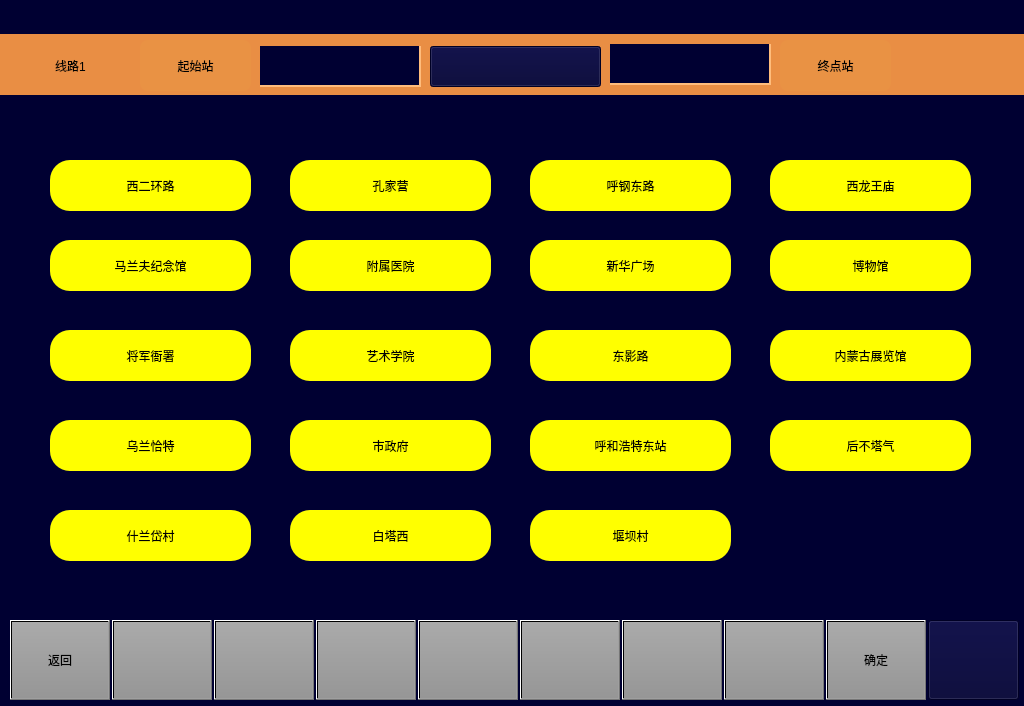
<?xml version="1.0" encoding="UTF-8"?>
<ui version="4.0">
 <class>VehicleSetStationPage</class>
 <widget class="QWidget" name="VehicleSetStationPage">
  <property name="geometry">
   <rect>
    <x>0</x>
    <y>0</y>
    <width>1024</width>
    <height>706</height>
   </rect>
  </property>
  <property name="windowTitle">
   <string>Form</string>
  </property>
  <property name="styleSheet">
   <string notr="true">background-color: rgb(0, 0, 50);</string>
  </property>
  <widget class="QPushButton" name="BTN7">
   <property name="geometry">
    <rect>
     <x>622</x>
     <y>620</y>
     <width>100</width>
     <height>80</height>
    </rect>
   </property>
   <property name="focusPolicy">
    <enum>Qt::NoFocus</enum>
   </property>
   <property name="styleSheet">
    <string notr="true">	font: 20px, &quot;微软雅黑&quot;;
    color: black;
	transparent;background:qlineargradient(spread:pad,x1:0,y1:0,x2:0,y2:1,stop:0 rgba(170,170,170,255),stop:1 rgba(150,150,150,255));
</string>
   </property>
   <property name="text">
    <string/>
   </property>
  </widget>
  <widget class="QPushButton" name="BTN3">
   <property name="geometry">
    <rect>
     <x>214</x>
     <y>620</y>
     <width>100</width>
     <height>80</height>
    </rect>
   </property>
   <property name="focusPolicy">
    <enum>Qt::NoFocus</enum>
   </property>
   <property name="styleSheet">
    <string notr="true">	font: 20px, &quot;微软雅黑&quot;;
    color: black;
	transparent;background:qlineargradient(spread:pad,x1:0,y1:0,x2:0,y2:1,stop:0 rgba(170,170,170,255),stop:1 rgba(150,150,150,255));
</string>
   </property>
   <property name="text">
    <string/>
   </property>
  </widget>
  <widget class="QPushButton" name="BTN1">
   <property name="geometry">
    <rect>
     <x>10</x>
     <y>620</y>
     <width>100</width>
     <height>80</height>
    </rect>
   </property>
   <property name="focusPolicy">
    <enum>Qt::NoFocus</enum>
   </property>
   <property name="styleSheet">
    <string notr="true">font: 20px, &quot;微软雅黑&quot;;color: black;transparent;background:qlineargradient(spread:pad,x1:0,y1:0,x2:0,y2:1,stop:0 rgba(170,170,170,255),stop:1 rgba(150,150,150,255));</string>
   </property>
   <property name="text">
    <string>返回</string>
   </property>
  </widget>
  <widget class="QPushButton" name="BTNHome">
   <property name="geometry">
    <rect>
     <x>928</x>
     <y>620</y>
     <width>91</width>
     <height>80</height>
    </rect>
   </property>
   <property name="focusPolicy">
    <enum>Qt::NoFocus</enum>
   </property>
   <property name="styleSheet">
    <string notr="true">border-image: url(:/images/image/Home.png);</string>
   </property>
   <property name="text">
    <string/>
   </property>
  </widget>
  <widget class="QPushButton" name="BTN4">
   <property name="geometry">
    <rect>
     <x>316</x>
     <y>620</y>
     <width>100</width>
     <height>80</height>
    </rect>
   </property>
   <property name="focusPolicy">
    <enum>Qt::NoFocus</enum>
   </property>
   <property name="styleSheet">
    <string notr="true">	font: 20px, &quot;微软雅黑&quot;;
    color: black;
	transparent;background:qlineargradient(spread:pad,x1:0,y1:0,x2:0,y2:1,stop:0 rgba(170,170,170,255),stop:1 rgba(150,150,150,255));
</string>
   </property>
   <property name="text">
    <string/>
   </property>
  </widget>
  <widget class="QPushButton" name="BTN8">
   <property name="geometry">
    <rect>
     <x>724</x>
     <y>620</y>
     <width>100</width>
     <height>80</height>
    </rect>
   </property>
   <property name="focusPolicy">
    <enum>Qt::NoFocus</enum>
   </property>
   <property name="styleSheet">
    <string notr="true">	font: 20px, &quot;微软雅黑&quot;;
    color: black;
	transparent;background:qlineargradient(spread:pad,x1:0,y1:0,x2:0,y2:1,stop:0 rgba(170,170,170,255),stop:1 rgba(150,150,150,255));
</string>
   </property>
   <property name="text">
    <string/>
   </property>
  </widget>
  <widget class="QPushButton" name="BTN9">
   <property name="geometry">
    <rect>
     <x>826</x>
     <y>620</y>
     <width>100</width>
     <height>80</height>
    </rect>
   </property>
   <property name="focusPolicy">
    <enum>Qt::NoFocus</enum>
   </property>
   <property name="styleSheet">
    <string notr="true">	font: 20px, &quot;微软雅黑&quot;;
    color: black;
	transparent;background:qlineargradient(spread:pad,x1:0,y1:0,x2:0,y2:1,stop:0 rgba(170,170,170,255),stop:1 rgba(150,150,150,255));
</string>
   </property>
   <property name="text">
    <string>确定</string>
   </property>
  </widget>
  <widget class="QPushButton" name="BTN5">
   <property name="geometry">
    <rect>
     <x>418</x>
     <y>620</y>
     <width>100</width>
     <height>80</height>
    </rect>
   </property>
   <property name="focusPolicy">
    <enum>Qt::NoFocus</enum>
   </property>
   <property name="styleSheet">
    <string notr="true">	font: 20px, &quot;微软雅黑&quot;;
    color: black;
	transparent;background:qlineargradient(spread:pad,x1:0,y1:0,x2:0,y2:1,stop:0 rgba(170,170,170,255),stop:1 rgba(150,150,150,255));
</string>
   </property>
   <property name="text">
    <string/>
   </property>
  </widget>
  <widget class="QPushButton" name="BTN6">
   <property name="geometry">
    <rect>
     <x>520</x>
     <y>620</y>
     <width>100</width>
     <height>80</height>
    </rect>
   </property>
   <property name="focusPolicy">
    <enum>Qt::NoFocus</enum>
   </property>
   <property name="styleSheet">
    <string notr="true">	font: 20px, &quot;微软雅黑&quot;;
    color: black;
	transparent;background:qlineargradient(spread:pad,x1:0,y1:0,x2:0,y2:1,stop:0 rgba(170,170,170,255),stop:1 rgba(150,150,150,255));
</string>
   </property>
   <property name="text">
    <string/>
   </property>
  </widget>
  <widget class="QPushButton" name="BTN2">
   <property name="geometry">
    <rect>
     <x>112</x>
     <y>620</y>
     <width>100</width>
     <height>80</height>
    </rect>
   </property>
   <property name="focusPolicy">
    <enum>Qt::NoFocus</enum>
   </property>
   <property name="styleSheet">
    <string notr="true">font: 20px, &quot;微软雅黑&quot;;color: black;transparent;background:qlineargradient(spread:pad,x1:0,y1:0,x2:0,y2:1,stop:0 rgba(170,170,170,255),stop:1 rgba(150,150,150,255));</string>
   </property>
   <property name="text">
    <string/>
   </property>
  </widget>
  <widget class="QLabel" name="lbl_background">
   <property name="geometry">
    <rect>
     <x>0</x>
     <y>34</y>
     <width>1024</width>
     <height>61</height>
    </rect>
   </property>
   <property name="styleSheet">
    <string notr="true">background-color: rgb(233, 142, 68);</string>
   </property>
   <property name="text">
    <string/>
   </property>
  </widget>
  <widget class="QLabel" name="lbl_line">
   <property name="geometry">
    <rect>
     <x>15</x>
     <y>40</y>
     <width>111</width>
     <height>51</height>
    </rect>
   </property>
   <property name="layoutDirection">
    <enum>Qt::LeftToRight</enum>
   </property>
   <property name="styleSheet">
    <string notr="true">background-color: rgb(233, 142, 68);
font:24px &quot;微软雅黑&quot;;</string>
   </property>
   <property name="text">
    <string>线路1</string>
   </property>
   <property name="alignment">
    <set>Qt::AlignCenter</set>
   </property>
  </widget>
  <widget class="QPushButton" name="BTNOriginStation">
   <property name="geometry">
    <rect>
     <x>140</x>
     <y>40</y>
     <width>111</width>
     <height>51</height>
    </rect>
   </property>
   <property name="styleSheet">
    <string notr="true">font:24px &quot;微软雅黑&quot;;
border-radius:8px;
background-color: rgb(233, 146, 68);</string>
   </property>
   <property name="text">
    <string>起始站</string>
   </property>
  </widget>
  <widget class="QLabel" name="lbl_OriginStation">
   <property name="geometry">
    <rect>
     <x>260</x>
     <y>46</y>
     <width>161</width>
     <height>41</height>
    </rect>
   </property>
   <property name="styleSheet">
    <string notr="true">color: rgb(255, 255, 255);
border-right: 2px solid rgb(255,188,124);
border-bottom:2px solid rgb(255,188,124);
font:24px &quot;微软雅黑&quot;;</string>
   </property>
   <property name="text">
    <string/>
   </property>
   <property name="alignment">
    <set>Qt::AlignCenter</set>
   </property>
  </widget>
  <widget class="QLabel" name="lbl_Terminal">
   <property name="geometry">
    <rect>
     <x>610</x>
     <y>44</y>
     <width>161</width>
     <height>41</height>
    </rect>
   </property>
   <property name="styleSheet">
    <string notr="true">color: rgb(255, 255, 255);
border-right: 2px solid rgb(255,188,124);
border-bottom:2px solid rgb(255,188,124);
font:24px &quot;微软雅黑&quot;;</string>
   </property>
   <property name="text">
    <string/>
   </property>
   <property name="alignment">
    <set>Qt::AlignCenter</set>
   </property>
  </widget>
  <widget class="QPushButton" name="BTNTerminal">
   <property name="geometry">
    <rect>
     <x>780</x>
     <y>40</y>
     <width>111</width>
     <height>51</height>
    </rect>
   </property>
   <property name="styleSheet">
    <string notr="true">font:24px &quot;微软雅黑&quot;;
border-radius:8px;
background-color: rgb(233, 146, 68);</string>
   </property>
   <property name="text">
    <string>终点站</string>
   </property>
  </widget>
  <widget class="QPushButton" name="BTNStation1">
   <property name="geometry">
    <rect>
     <x>50</x>
     <y>160</y>
     <width>201</width>
     <height>51</height>
    </rect>
   </property>
   <property name="styleSheet">
    <string notr="true">border-radius:20px;
color: rgb(0, 0, 0);
background-color: rgb(255, 255, 0);
font:20px &quot;微软雅黑&quot;;</string>
   </property>
   <property name="text">
    <string>西二环路</string>
   </property>
  </widget>
  <widget class="QPushButton" name="BTNStation2">
   <property name="geometry">
    <rect>
     <x>290</x>
     <y>160</y>
     <width>201</width>
     <height>51</height>
    </rect>
   </property>
   <property name="styleSheet">
    <string notr="true">border-radius:20px;
color: rgb(0, 0, 0);
background-color: rgb(255, 255, 0);
font:20px &quot;微软雅黑&quot;;</string>
   </property>
   <property name="text">
    <string>孔家营</string>
   </property>
  </widget>
  <widget class="QPushButton" name="BTNStation3">
   <property name="geometry">
    <rect>
     <x>530</x>
     <y>160</y>
     <width>201</width>
     <height>51</height>
    </rect>
   </property>
   <property name="styleSheet">
    <string notr="true">border-radius:20px;
color: rgb(0, 0, 0);
background-color: rgb(255, 255, 0);
font:20px &quot;微软雅黑&quot;;</string>
   </property>
   <property name="text">
    <string>呼钢东路</string>
   </property>
  </widget>
  <widget class="QPushButton" name="BTNStation4">
   <property name="geometry">
    <rect>
     <x>770</x>
     <y>160</y>
     <width>201</width>
     <height>51</height>
    </rect>
   </property>
   <property name="styleSheet">
    <string notr="true">border-radius:20px;
color: rgb(0, 0, 0);
background-color: rgb(255, 255, 0);
font:20px &quot;微软雅黑&quot;;</string>
   </property>
   <property name="text">
    <string>西龙王庙</string>
   </property>
  </widget>
  <widget class="QPushButton" name="BTNStation7">
   <property name="geometry">
    <rect>
     <x>530</x>
     <y>240</y>
     <width>201</width>
     <height>51</height>
    </rect>
   </property>
   <property name="styleSheet">
    <string notr="true">border-radius:20px;
color: rgb(0, 0, 0);
background-color: rgb(255, 255, 0);
font:20px &quot;微软雅黑&quot;;</string>
   </property>
   <property name="text">
    <string>新华广场</string>
   </property>
  </widget>
  <widget class="QPushButton" name="BTNStation6">
   <property name="geometry">
    <rect>
     <x>290</x>
     <y>240</y>
     <width>201</width>
     <height>51</height>
    </rect>
   </property>
   <property name="styleSheet">
    <string notr="true">border-radius:20px;
color: rgb(0, 0, 0);
background-color: rgb(255, 255, 0);
font:20px &quot;微软雅黑&quot;;</string>
   </property>
   <property name="text">
    <string>附属医院</string>
   </property>
  </widget>
  <widget class="QPushButton" name="BTNStation5">
   <property name="geometry">
    <rect>
     <x>50</x>
     <y>240</y>
     <width>201</width>
     <height>51</height>
    </rect>
   </property>
   <property name="styleSheet">
    <string notr="true">border-radius:20px;
color: rgb(0, 0, 0);
background-color: rgb(255, 255, 0);
font:20px &quot;微软雅黑&quot;;</string>
   </property>
   <property name="text">
    <string>马兰夫纪念馆</string>
   </property>
  </widget>
  <widget class="QPushButton" name="BTNStation8">
   <property name="geometry">
    <rect>
     <x>770</x>
     <y>240</y>
     <width>201</width>
     <height>51</height>
    </rect>
   </property>
   <property name="styleSheet">
    <string notr="true">border-radius:20px;
color: rgb(0, 0, 0);
background-color: rgb(255, 255, 0);
font:20px &quot;微软雅黑&quot;;</string>
   </property>
   <property name="text">
    <string>博物馆</string>
   </property>
  </widget>
  <widget class="QPushButton" name="BTNStation11">
   <property name="geometry">
    <rect>
     <x>530</x>
     <y>330</y>
     <width>201</width>
     <height>51</height>
    </rect>
   </property>
   <property name="styleSheet">
    <string notr="true">border-radius:20px;
color: rgb(0, 0, 0);
background-color: rgb(255, 255, 0);
font:20px &quot;微软雅黑&quot;;</string>
   </property>
   <property name="text">
    <string>东影路</string>
   </property>
  </widget>
  <widget class="QPushButton" name="BTNStation10">
   <property name="geometry">
    <rect>
     <x>290</x>
     <y>330</y>
     <width>201</width>
     <height>51</height>
    </rect>
   </property>
   <property name="styleSheet">
    <string notr="true">border-radius:20px;
color: rgb(0, 0, 0);
background-color: rgb(255, 255, 0);
font:20px &quot;微软雅黑&quot;;</string>
   </property>
   <property name="text">
    <string>艺术学院</string>
   </property>
  </widget>
  <widget class="QPushButton" name="BTNStation9">
   <property name="geometry">
    <rect>
     <x>50</x>
     <y>330</y>
     <width>201</width>
     <height>51</height>
    </rect>
   </property>
   <property name="styleSheet">
    <string notr="true">border-radius:20px;
color: rgb(0, 0, 0);
background-color: rgb(255, 255, 0);
font:20px &quot;微软雅黑&quot;;</string>
   </property>
   <property name="text">
    <string>将军衙署</string>
   </property>
  </widget>
  <widget class="QPushButton" name="BTNStation12">
   <property name="geometry">
    <rect>
     <x>770</x>
     <y>330</y>
     <width>201</width>
     <height>51</height>
    </rect>
   </property>
   <property name="styleSheet">
    <string notr="true">border-radius:20px;
color: rgb(0, 0, 0);
background-color: rgb(255, 255, 0);
font:20px &quot;微软雅黑&quot;;</string>
   </property>
   <property name="text">
    <string>内蒙古展览馆</string>
   </property>
  </widget>
  <widget class="QPushButton" name="BTNStation15">
   <property name="geometry">
    <rect>
     <x>530</x>
     <y>420</y>
     <width>201</width>
     <height>51</height>
    </rect>
   </property>
   <property name="styleSheet">
    <string notr="true">border-radius:20px;
color: rgb(0, 0, 0);
background-color: rgb(255, 255, 0);
font:20px &quot;微软雅黑&quot;;</string>
   </property>
   <property name="text">
    <string>呼和浩特东站</string>
   </property>
  </widget>
  <widget class="QPushButton" name="BTNStation14">
   <property name="geometry">
    <rect>
     <x>290</x>
     <y>420</y>
     <width>201</width>
     <height>51</height>
    </rect>
   </property>
   <property name="styleSheet">
    <string notr="true">border-radius:20px;
color: rgb(0, 0, 0);
background-color: rgb(255, 255, 0);
font:20px &quot;微软雅黑&quot;;</string>
   </property>
   <property name="text">
    <string>市政府</string>
   </property>
  </widget>
  <widget class="QPushButton" name="BTNStation13">
   <property name="geometry">
    <rect>
     <x>50</x>
     <y>420</y>
     <width>201</width>
     <height>51</height>
    </rect>
   </property>
   <property name="styleSheet">
    <string notr="true">border-radius:20px;
color: rgb(0, 0, 0);
background-color: rgb(255, 255, 0);
font:20px &quot;微软雅黑&quot;;</string>
   </property>
   <property name="text">
    <string>乌兰恰特</string>
   </property>
  </widget>
  <widget class="QPushButton" name="BTNStation16">
   <property name="geometry">
    <rect>
     <x>770</x>
     <y>420</y>
     <width>201</width>
     <height>51</height>
    </rect>
   </property>
   <property name="styleSheet">
    <string notr="true">border-radius:20px;
color: rgb(0, 0, 0);
background-color: rgb(255, 255, 0);
font:20px &quot;微软雅黑&quot;;</string>
   </property>
   <property name="text">
    <string>后不塔气</string>
   </property>
  </widget>
  <widget class="QPushButton" name="BTNStation19">
   <property name="geometry">
    <rect>
     <x>530</x>
     <y>510</y>
     <width>201</width>
     <height>51</height>
    </rect>
   </property>
   <property name="styleSheet">
    <string notr="true">border-radius:20px;
color: rgb(0, 0, 0);
background-color: rgb(255, 255, 0);
font:20px &quot;微软雅黑&quot;;</string>
   </property>
   <property name="text">
    <string>堰坝村</string>
   </property>
  </widget>
  <widget class="QPushButton" name="BTNStation18">
   <property name="geometry">
    <rect>
     <x>290</x>
     <y>510</y>
     <width>201</width>
     <height>51</height>
    </rect>
   </property>
   <property name="styleSheet">
    <string notr="true">border-radius:20px;
color: rgb(0, 0, 0);
background-color: rgb(255, 255, 0);
font:20px &quot;微软雅黑&quot;;</string>
   </property>
   <property name="text">
    <string>白塔西</string>
   </property>
  </widget>
  <widget class="QPushButton" name="BTNStation17">
   <property name="geometry">
    <rect>
     <x>50</x>
     <y>510</y>
     <width>201</width>
     <height>51</height>
    </rect>
   </property>
   <property name="styleSheet">
    <string notr="true">border-radius:20px;
color: rgb(0, 0, 0);
background-color: rgb(255, 255, 0);
font:20px &quot;微软雅黑&quot;;</string>
   </property>
   <property name="text">
    <string>什兰岱村</string>
   </property>
  </widget>
  <widget class="QPushButton" name="BTNChangeOrigin_Terminal">
   <property name="geometry">
    <rect>
     <x>430</x>
     <y>46</y>
     <width>171</width>
     <height>41</height>
    </rect>
   </property>
   <property name="styleSheet">
    <string notr="true">border-image: url(:/images/image/arrow.png);</string>
   </property>
   <property name="text">
    <string/>
   </property>
  </widget>
 </widget>
 <resources/>
 <connections/>
</ui>
